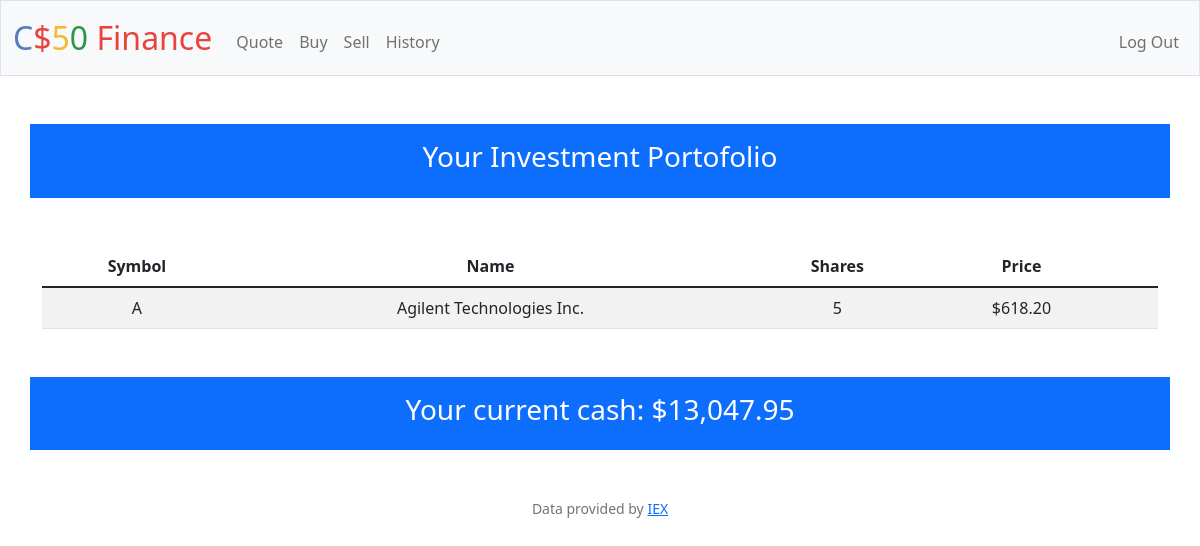
The app's page / (signed in) with its own data.
### tables this page shows
CREATE TABLE purchased_stock(
id integer primary key autoincrement not null,
user_id integer not null,
symbol text not null,
name text not null,
price float not null, shares integer after symbol);

CREATE TABLE users (id INTEGER PRIMARY KEY AUTOINCREMENT NOT NULL, username TEXT NOT NULL, hash TEXT NOT NULL, cash NUMERIC NOT NULL DEFAULT 10000.00);

### app.py (the view)
@app.route("/")
@login_required
def index():
    id = session["user_id"]
    """Show portfolio of stocks"""
    portofolio = db.execute("select symbol, name, price, sum(shares) as shares from purchased_stock where user_id = ? group by symbol", id)
    saldo = db.execute("select * from users where id = ?", id)[0]
    print(saldo)
    return render_template("index.html", portofolio = portofolio, balance=saldo)

### app.py (called while the page is built)
@app.after_request
def after_request(response):
    response.headers["Cache-Control"] = "no-cache, no-store, must-revalidate"
    response.headers["Expires"] = 0
    response.headers["Pragma"] = "no-cache"
    return response

### helpers.py (called while the page is built)
def login_required(f):
    @wraps(f)
    def decorated_function(*args, **kwargs):
        if session.get("user_id") is None:
            return redirect("/login")
        return f(*args, **kwargs)
    return decorated_function

def usd(value):
    return f"${value:,.2f}"

### templates/index.html (shortened to what this page needs)
{% extends "layout.html" %}
{% block main %}
    <div class="container p-3 bg-primary text-white">
        <h3>Your Investment Portofolio</h3>
    </div>
    <div class="container mt-5">
        <table class="table table-striped">
            <thead>
                <th>Symbol</th>
                <th>Name</th>
                <th>Shares</th>
                <th>Price</th>
            </thead>
            <tbody>
                {% for porto in portofolio %}
                <tr>
                    <td>{{ porto["symbol"] }}</td>
                    <td>{{ porto["name"] }}</td>
                    <td>{{ porto["shares"] }}</td>
                    <td>{{ porto["price"] | usd }}</td>
                    <td>{{ shares }}</td>
                </tr>
                {% endfor %}
            </tbody>
        </table>
    </div>
    <div class="container bg-primary p-3 mt-5 text-white">
        <h3>Your current cash: {{ balance["cash"] | usd }}</h3>
    </div>
{% endblock %}

### records on screen
purchased_stock: symbol "A", name "Agilent Technologies Inc.", shares "5", price "$618.20"
users: cash "$13,047.95"
